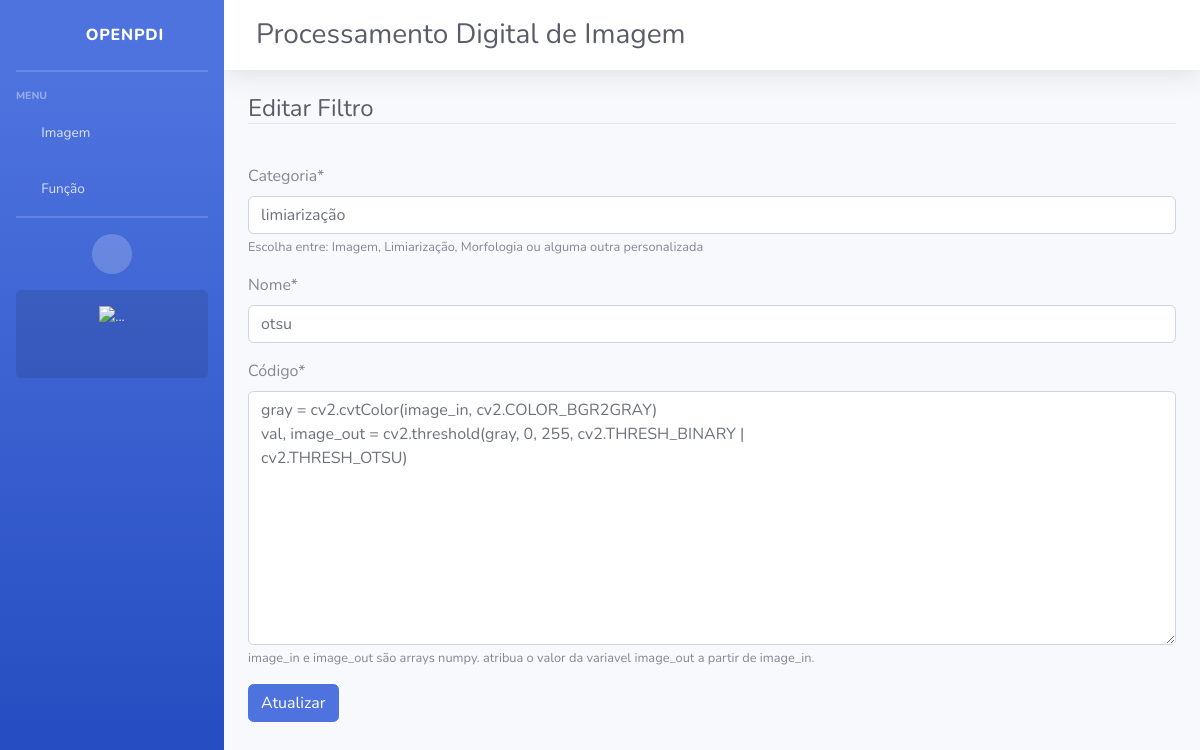
Before: /filtros/editar/script/12 with the older database file.
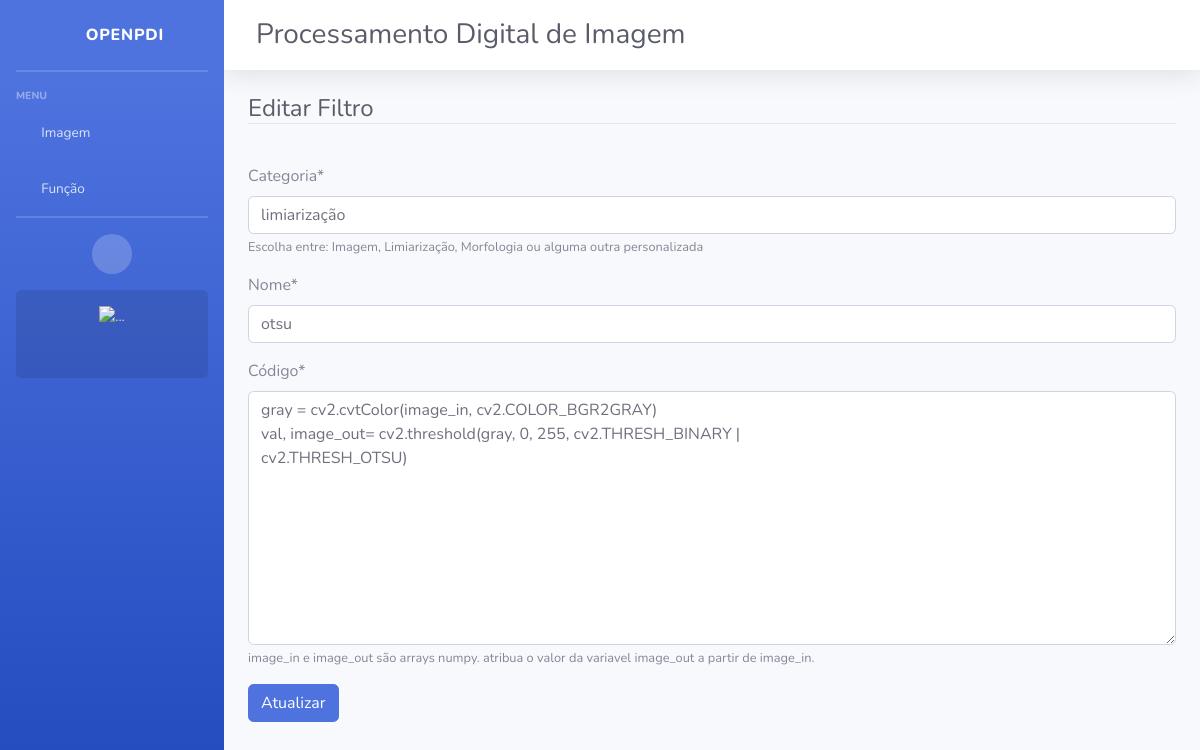
After: the same page with the newer database file.
### filtros/models.py (models this page shows, shortened)
class Script(models.Model):
    help_text='''Escolha entre: Imagem, Limiarização, Morfologia ou alguma outra personalizada'''
    categoria = models.CharField(max_length=50, help_text=help_text)
    nome = models.CharField(max_length=50)
    help_text='''image_in e image_out são arrays numpy.
    atribua o valor da variavel image_out a partir de image_in.'''
    codigo = models.TextField(max_length=255, verbose_name="Código", help_text=help_text)

### filtros/views.py (the view)
# urls.py: path('filtros/editar/script/<int:pk>', ScriptUpdate.as_view(), name="editar-script"),
class ScriptUpdate(UpdateView):
    model = Script
    fields = ['categoria', 'nome', 'codigo']
    template_name = 'filtros/form.html'
    success_url = reverse_lazy('inicio')
    def get_context_data(self, *args, **kwargs):
        context = super().get_context_data(*args, **kwargs)
        context['titulo'] = "Editar Filtro"
        context['botao'] = "Atualizar"
        return context

### filtros/templates/filtros/form.html (shortened to what this page needs)
{% extends 'paginas/base.html' %}
{% load static %}
{% load crispy_forms_tags %}
{% block conteudo %}
<div class="container-fluid">
    <h4 class="text-dark border-bottom my-3">
        {{ titulo }}
    </h4>
    <br>
    <form action="" method="POST">
        {{ form|crispy }}
        <button type="submit" class="btn btn-primary">{{ botao }}</button>
    </form>
</div>
{% endblock %}

Changed rows visible on the page:
changed Script "limiarização": codigo "gray = cv2.cvtColor(image_in, cv2.COLOR_BGR2GRAY) val, image_out = cv2.threshold(gray, 0, 255, cv2.THRESH_BINARY | cv2.THRESH_OTSU)" → "gray = cv2.cvtColor(image_in, cv2.COLOR_BGR2GRAY) val, image_out= cv2.threshold(gray, 0, 255, cv2.THRESH_BINARY | cv2.THRESH_OTSU)"
